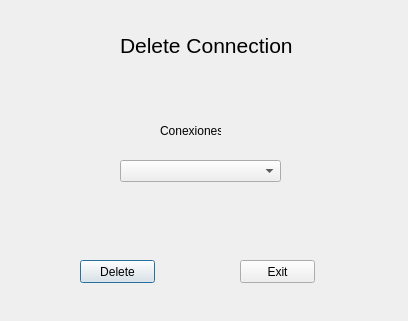
<?xml version="1.0" encoding="UTF-8"?>
<ui version="4.0">
 <class>DeleteConnection</class>
 <widget class="QDialog" name="DeleteConnection">
  <property name="geometry">
   <rect>
    <x>0</x>
    <y>0</y>
    <width>408</width>
    <height>321</height>
   </rect>
  </property>
  <property name="windowTitle">
   <string>Dialog</string>
  </property>
  <widget class="QLabel" name="label">
   <property name="geometry">
    <rect>
     <x>160</x>
     <y>120</y>
     <width>61</width>
     <height>21</height>
    </rect>
   </property>
   <property name="text">
    <string>Conexiones</string>
   </property>
  </widget>
  <widget class="QComboBox" name="comboBox">
   <property name="geometry">
    <rect>
     <x>120</x>
     <y>160</y>
     <width>161</width>
     <height>22</height>
    </rect>
   </property>
  </widget>
  <widget class="QPushButton" name="pushButton">
   <property name="geometry">
    <rect>
     <x>80</x>
     <y>260</y>
     <width>75</width>
     <height>23</height>
    </rect>
   </property>
   <property name="text">
    <string>Delete</string>
   </property>
  </widget>
  <widget class="QPushButton" name="pushButton_2">
   <property name="geometry">
    <rect>
     <x>240</x>
     <y>260</y>
     <width>75</width>
     <height>23</height>
    </rect>
   </property>
   <property name="text">
    <string>Exit</string>
   </property>
  </widget>
  <widget class="QLabel" name="label_3">
   <property name="geometry">
    <rect>
     <x>120</x>
     <y>30</y>
     <width>181</width>
     <height>31</height>
    </rect>
   </property>
   <property name="font">
    <font>
     <pointsize>16</pointsize>
    </font>
   </property>
   <property name="text">
    <string>Delete Connection</string>
   </property>
  </widget>
 </widget>
 <resources/>
 <connections/>
</ui>
